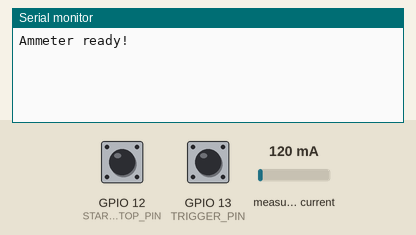
A sketch run on a simulated ESP8266 (NodeMCU). Shown: the last lines printed to the serial monitor. The inputs (shaded band) are chosen by the test bench; at power-on: GPIO 12 (START_STOP_PIN) HIGH, GPIO 13 (TRIGGER_PIN) HIGH, measured current 120 mA.

Above: at 1.2 s.
1.3 s: GPIO 12 (START_STOP_PIN) pulled LOW for 0.15 s
At 2.5 s:
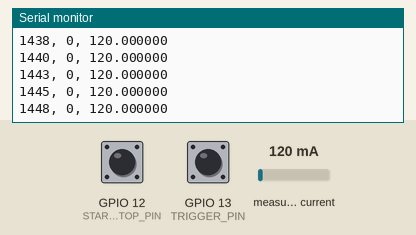
2.9 s: GPIO 13 (TRIGGER_PIN) pulled LOW for 0.15 s
At 4.0 s:
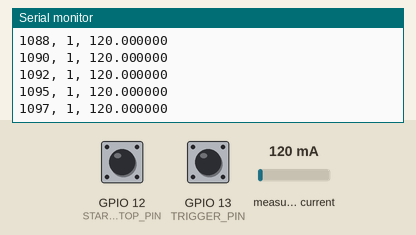
4.5 s: measured current set to 40 mA
At 5.2 s:
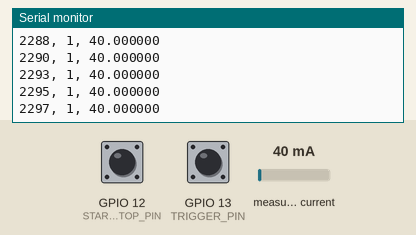
6.0 s: GPIO 13 (TRIGGER_PIN) pulled LOW for 1 s
8.5 s: measured current set to 500 mA
Timing chart, 0 to 8.6 s (numbered marks = the images above; inputs shaded):
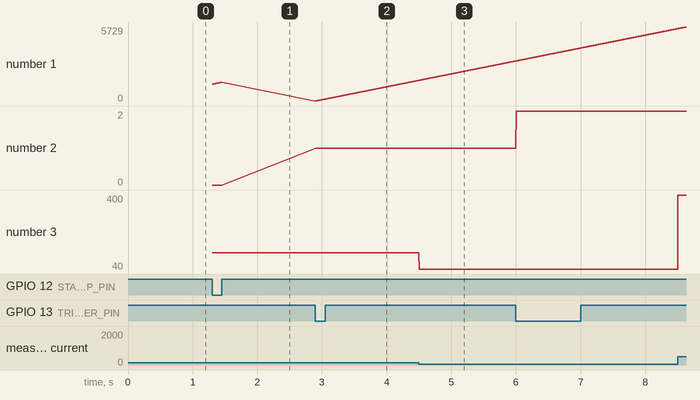

Measured:
- after the input at 1.3 s, the serial monitor: prints a new line at once (image 1)
- after the input at 2.9 s, the serial monitor: prints a new line at once (image 2)
- plotted number 1: 1448 → 1597 after the input at 2.9 s
- plotted number 2: 0 → 1 after the input at 2.9 s

The sketch:

esp_ammeter.ino
```cpp
/*
************************************************************************
*
*   einfache Strommessung mit ESP8266 und INA219
*   ============================================
*                Uwe Berger; 2020
*
*
* Strommessung mit einem INA219-Breakout. Es wird gemessen, wenn
* START_STOP_PIN auf Low ist. Zusaetzlich werden, bei laufender Messung
* die Impulse am TRIGGER_PIN hochgezaehlt. Mit dem Define
* MEASUREMENT_DELAY kann die Pause zwischen zwei aufeinander folgenden
* Messungen festgelegt werden.
*
* Das Messergebnis wird in folgender Form auf der seriellen Schnitt-
* stelle ausgegeben:
* <Millisekunden seit Start>, <Impulse seit Start>, <Strom in mA>
*
* Bsp.:
* 4636, 2, 10.000000
*
* Messstart-Zeitpunkt und Impulszaehler werden bei Start der Messung
* (Flanke High --> Low am START_STOP_PIN) zurueckgesetzt.
*
* Mit
*   MEASUREMENT_DELAY:      0
*   CPU Frequenz:           160Mhz (ESP8266)
*   serielle Schnittstelle: 230400 baud
* sollte man eine (zeitliche) Aufloesung von ca. 1ms schaffen. D.h.
* auch, dass man eine Messintervalllaenge von ca. 10ms haben moechte,
* sollte MEASUREMENT_DELAY 9 betragen, etc..
*
*
* ---------
* Have fun!
*
************************************************************************
*/


#include <Wire.h>
#include <Adafruit_INA219.h>

#define TRIGGER_PIN       13   // GPIO13/D7
#define START_STOP_PIN    12   // GPIO12/D6

#define MEASUREMENT_DELAY 0    // ms

#define MEASUREMENT_STOP_SECTION  12


Adafruit_INA219 ina219;

volatile uint8_t section = 0;
volatile uint32_t millis_begin;
volatile bool measurement = false;

// **************************************************************
void print_ina219_current_csv(uint32_t ts, uint8_t section)
{
  float current_mA = ina219.getCurrent_mA();
  Serial.printf("%li, %i, %f\n", ts, section, current_mA);
}

// **************************************************************
ICACHE_RAM_ATTR void trigger_handler(void)
{
  //if (digitalRead(START_STOP_PIN)) section++;

  // Start Messung
  if (section == 0) {
    millis_begin = millis();
	measurement = true;
  }

  section++;

  // Stopp Messung
  if (section == 12) {
	measurement = false;
	section = 0;
  }


}

/*
// **************************************************************
ICACHE_RAM_ATTR void start_handler(void)
{
  // Start Messung --> ein paar Werte initialiseren
  section = 0;
  millis_begin = millis();
}
*/

// **************************************************************
void setup() {

  // serielle Schnittstelle initialisieren
  Serial.begin(230400);
  Serial.println("");
  // Trigger-Pins konfigurieren
  pinMode(TRIGGER_PIN, INPUT_PULLUP);
  pinMode(START_STOP_PIN, INPUT_PULLUP);
  attachInterrupt(digitalPinToInterrupt(TRIGGER_PIN), trigger_handler, FALLING);
  //attachInterrupt(digitalPinToInterrupt(START_STOP_PIN), start_handler, RISING);
  // INA219: initialieren
  if (! ina219.begin()) {
    Serial.println("Failed to find INA219 chip");
    while (1) { delay(10); }
  }
  // INA219: Bereich setzen
  //ina219.setCalibration_32V_1A();
  ina219.setCalibration_16V_400mA();
  Serial.println("Ammeter ready!");
}

// **************************************************************
// **************************************************************
// **************************************************************
void loop() {

  //if (digitalRead(START_STOP_PIN)) print_ina219_current_csv(millis()-millis_begin, section);
  if (measurement || !digitalRead(START_STOP_PIN)) print_ina219_current_csv(millis()-millis_begin, section);
  delay(MEASUREMENT_DELAY);
}
```
